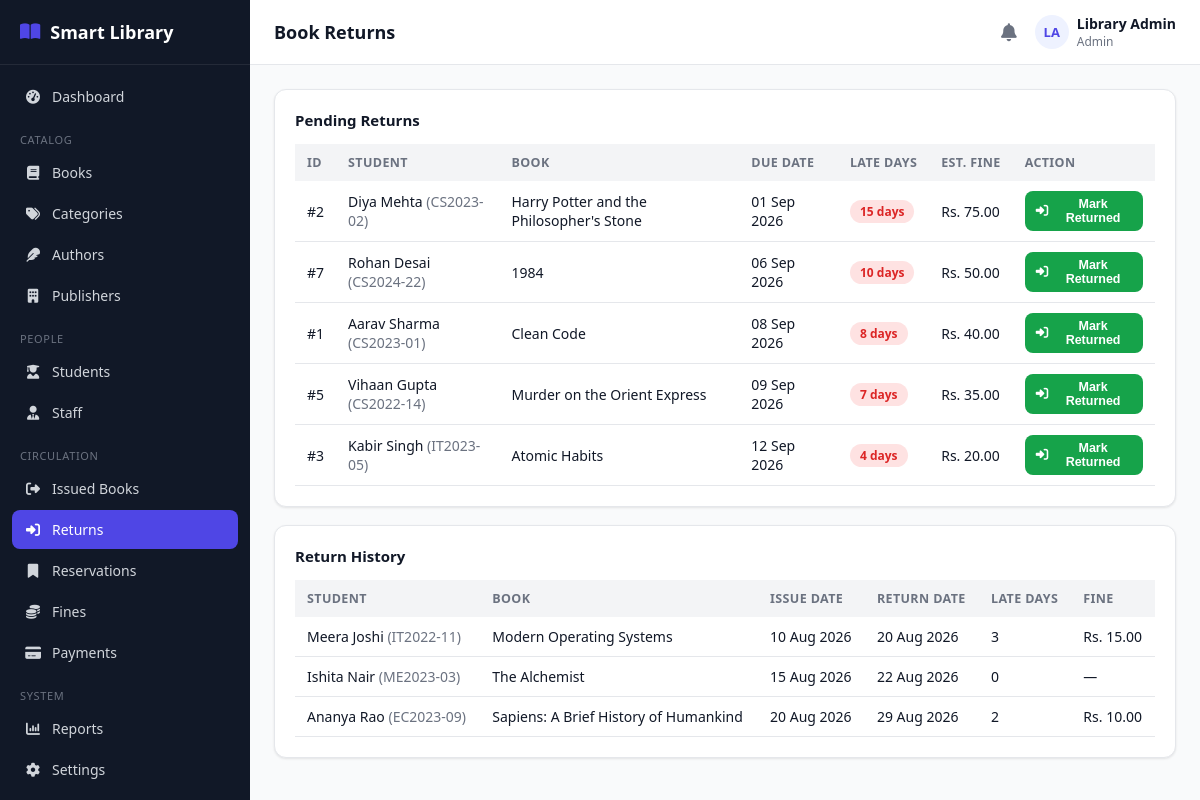
The app's page /admin/returns.php (signed in) with its own data.
### tables this page shows
CREATE TABLE book_issues (
    id INT AUTO_INCREMENT PRIMARY KEY,
    student_id INT NOT NULL,
    book_id INT NOT NULL,
    issued_by INT DEFAULT NULL,           
    issue_date DATE NOT NULL,
    due_date DATE NOT NULL,
    return_date DATE DEFAULT NULL,
    status ENUM('issued','returned','overdue','lost') NOT NULL DEFAULT 'issued',
    created_at TIMESTAMP DEFAULT CURRENT_TIMESTAMP,
    FOREIGN KEY (student_id) REFERENCES students(id) ON DELETE CASCADE,
    FOREIGN KEY (book_id) REFERENCES books(id) ON DELETE CASCADE,
    FOREIGN KEY (issued_by) REFERENCES users(id) ON DELETE SET NULL
);

CREATE TABLE users (
    id INT AUTO_INCREMENT PRIMARY KEY,
    name VARCHAR(120) NOT NULL,
    email VARCHAR(150) NOT NULL UNIQUE,
    password VARCHAR(255) NOT NULL,
    role ENUM('admin','librarian','student') NOT NULL,
    phone VARCHAR(20) DEFAULT NULL,
    photo VARCHAR(255) DEFAULT NULL,
    status ENUM('active','inactive') NOT NULL DEFAULT 'active',
    reset_token VARCHAR(255) DEFAULT NULL,
    reset_expires DATETIME DEFAULT NULL,
    created_at TIMESTAMP DEFAULT CURRENT_TIMESTAMP,
    updated_at TIMESTAMP DEFAULT CURRENT_TIMESTAMP ON UPDATE CURRENT_TIMESTAMP
);

CREATE TABLE students (
    id INT AUTO_INCREMENT PRIMARY KEY,
    user_id INT NOT NULL,
    roll_number VARCHAR(40) NOT NULL UNIQUE,
    course VARCHAR(100) DEFAULT NULL,
    department VARCHAR(100) DEFAULT NULL,
    year VARCHAR(20) DEFAULT NULL,
    division VARCHAR(20) DEFAULT NULL,
    address VARCHAR(255) DEFAULT NULL,
    registration_date DATE NOT NULL,
    max_books INT NOT NULL DEFAULT 3,
    created_at TIMESTAMP DEFAULT CURRENT_TIMESTAMP,
    updated_at TIMESTAMP DEFAULT CURRENT_TIMESTAMP ON UPDATE CURRENT_TIMESTAMP,
    FOREIGN KEY (user_id) REFERENCES users(id) ON DELETE CASCADE
);

CREATE TABLE books (
    id INT AUTO_INCREMENT PRIMARY KEY,
    isbn VARCHAR(30) NOT NULL UNIQUE,
    title VARCHAR(200) NOT NULL,
    author_id INT DEFAULT NULL,
    category_id INT DEFAULT NULL,
    publisher_id INT DEFAULT NULL,
    publication_year YEAR DEFAULT NULL,
    edition VARCHAR(30) DEFAULT NULL,
    language VARCHAR(40) DEFAULT 'English',
    pages INT DEFAULT NULL,
    price DECIMAL(10,2) DEFAULT 0.00,
    shelf_number VARCHAR(30) DEFAULT NULL,
    total_copies INT NOT NULL DEFAULT 1,
    available_copies INT NOT NULL DEFAULT 1,
    description TEXT DEFAULT NULL,
    image VARCHAR(255) DEFAULT NULL,
    status ENUM('active','inactive') NOT NULL DEFAULT 'active',
    created_at TIMESTAMP DEFAULT CURRENT_TIMESTAMP,
    updated_at TIMESTAMP DEFAULT CURRENT_TIMESTAMP ON UPDATE CURRENT_TIMESTAMP,
    FOREIGN KEY (author_id) REFERENCES authors(id) ON DELETE SET NULL,
    FOREIGN KEY (category_id) REFERENCES categories(id) ON DELETE SET NULL,
    FOREIGN KEY (publisher_id) REFERENCES publishers(id) ON DELETE SET NULL,
    INDEX idx_title (title),
    INDEX idx_isbn (isbn)
);

CREATE TABLE book_returns (
    id INT AUTO_INCREMENT PRIMARY KEY,
    issue_id INT NOT NULL,
    return_date DATE NOT NULL,
    late_days INT NOT NULL DEFAULT 0,
    fine_amount DECIMAL(10,2) NOT NULL DEFAULT 0.00,
    received_by INT DEFAULT NULL,
    remarks VARCHAR(255) DEFAULT NULL,
    created_at TIMESTAMP DEFAULT CURRENT_TIMESTAMP,
    FOREIGN KEY (issue_id) REFERENCES book_issues(id) ON DELETE CASCADE,
    FOREIGN KEY (received_by) REFERENCES users(id) ON DELETE SET NULL
);

### includes/functions.php (called while the page is built, shortened)
<?php
function e($value) {
    return htmlspecialchars($value ?? '', ENT_QUOTES, 'UTF-8');
}
function getSettings($pdo) {
    static $settings = null;
    if ($settings === null) {
        $stmt = $pdo->query("SELECT * FROM library_settings LIMIT 1");
        $settings = $stmt->fetch() ?: [
            'borrow_period_days' => 7, 'fine_per_day' => 5, 'max_fine' => 200,
            'grace_period_days' => 0, 'max_books_per_student' => 3, 'reservation_valid_days' => 3,
            'library_name' => 'Smart Library',
        ];
    }
    return $settings;
}
function calculateFine($lateDays, $settings) {
    $grace = (int)($settings['grace_period_days'] ?? 0);
    $billableDays = max(0, $lateDays - $grace);
    $fine = $billableDays * (float)$settings['fine_per_day'];
    $max = (float)$settings['max_fine'];
    return $max > 0 ? min($fine, $max) : $fine;
}
function fmtDate($date) {
    return date('d M Y', strtotime($date));
}

### admin/returns.php (the view, shortened to what this page needs)
<?php
require_once __DIR__ . '/../config/database.php';
require_once __DIR__ . '/../includes/functions.php';
require_once __DIR__ . '/../includes/auth-check.php';
$settings = getSettings($pdo);
$activeIssues = $pdo->query("
    SELECT bi.*, b.title, s.roll_number, u.name student_name, DATEDIFF(CURDATE(), bi.due_date) late_days
    FROM book_issues bi
    JOIN books b ON b.id=bi.book_id
    JOIN students s ON s.id=bi.student_id
    JOIN users u ON u.id=s.user_id
    WHERE bi.status IN ('issued','overdue')
    ORDER BY bi.due_date ASC")->fetchAll();
$history = $pdo->query("
    SELECT br.*, bi.issue_date, bi.due_date, b.title, u.name student_name, s.roll_number
    FROM book_returns br
    JOIN book_issues bi ON bi.id = br.issue_id
    JOIN books b ON b.id = bi.book_id
    JOIN students s ON s.id = bi.student_id
    JOIN users u ON u.id = s.user_id
    ORDER BY br.id DESC LIMIT 50")->fetchAll();
include __DIR__ . '/../includes/header.php';
?>
<div class="card" style="margin-bottom:18px;">
    <h3>Pending Returns</h3>
    <?php if (!$activeIssues): ?>
        <div class="empty-state"><i class="fa-solid fa-circle-check"></i>Nothing currently outstanding.</div>
    <?php else: ?>
    <div class="table-wrap">
        <table class="data-table">
            <thead><tr><th>ID</th><th>Student</th><th>Book</th><th>Due Date</th><th>Late Days</th><th>Est. Fine</th><th>Action</th></tr></thead>
            <tbody>
            <?php foreach ($activeIssues as $r): $late = max(0,(int)$r['late_days']); $estFine = calculateFine($late, $settings); ?>
                <tr>
                    <td>#<?= $r['id'] ?></td>
                    <td><?= e($r['student_name']) ?> <span class="text-muted">(<?= e($r['roll_number']) ?>)</span></td>
                    <td><?= e($r['title']) ?></td>
                    <td><?= fmtDate($r['due_date']) ?></td>
                    <td><?= $late > 0 ? '<span class="badge badge-red">'.$late.' days</span>' : '<span class="badge badge-green">On time</span>' ?></td>
                    <td><?= $estFine > 0 ? 'Rs. '.number_format($estFine,2) : '—' ?></td>
                    <td>
                        <form method="POST" data-confirm="Mark this book as returned?">
                            <button class="btn btn-sm btn-success" type="submit"><i class="fa-solid fa-right-to-bracket"></i> Mark Returned</button>
                        </form>
                    </td>
                </tr>
            <?php endforeach; ?>
            </tbody>
        </table>
    </div>
    <?php endif; ?>
</div>
<div class="card">
    <h3>Return History</h3>
    <?php if (!$history): ?>
        <div class="empty-state"><i class="fa-solid fa-clock-rotate-left"></i>No returns recorded yet.</div>
    <?php else: ?>
    <div class="table-wrap">
        <table class="data-table">
            <thead><tr><th>Student</th><th>Book</th><th>Issue Date</th><th>Return Date</th><th>Late Days</th><th>Fine</th></tr></thead>
            <tbody>
            <?php foreach ($history as $r): ?>
                <tr>
                    <td><?= e($r['student_name']) ?> <span class="text-muted">(<?= e($r['roll_number']) ?>)</span></td>
                    <td><?= e($r['title']) ?></td>
                    <td><?= fmtDate($r['issue_date']) ?></td>
                    <td><?= fmtDate($r['return_date']) ?></td>
                    <td><?= (int)$r['late_days'] ?></td>
                    <td><?= $r['fine_amount'] > 0 ? 'Rs. '.number_format($r['fine_amount'],2) : '—' ?></td>
                </tr>
            <?php endforeach; ?>
            </tbody>
        </table>
    </div>
    <?php endif; ?>
</div>
<?php include __DIR__ . '/../includes/footer.php'; ?>

### assets/css/style.css (style rules this page uses)
:root { --primary: #4f46e5; --primary-dark: #4338ca; --primary-light: #eef2ff; --success: #16a34a; --success-light: #dcfce7; --warning: #ca8a04; --warning-light: #fef9c3; --danger: #dc2626; --danger-light: #fee2e2; --gray: #6b7280; --gray-light: #f3f4f6; --border: #e5e7eb; --text: #111827; --text-muted: #6b7280; --bg: #f9fafb; --white: #ffffff; --sidebar-w: 250px; --radius: 12px; --shadow: 0 1px 3px rgba(0,0,0,0.06), 0 1px 2px rgba(0,0,0,0.04); }
* { box-sizing: border-box; }
body { margin: 0; font-family: 'Segoe UI', system-ui, -apple-system, Roboto, sans-serif; background: var(--bg); color: var(--text); font-size: 15px; }
.card { background: var(--white); border: 1px solid var(--border); border-radius: var(--radius); box-shadow: var(--shadow); padding: 20px; }
.card h3 { margin: 0 0 14px; font-size: 15px; font-weight: 700; }
.btn { display: inline-flex; align-items: center; gap: 6px; padding: 9px 16px; border-radius: 8px; border: 1px solid transparent; font-size: 14px; font-weight: 600; cursor: pointer; text-decoration: none; }
.btn-success { background: var(--success); color: #fff; }
.btn-sm { padding: 5px 10px; font-size: 12.5px; }
.table-wrap { overflow-x: auto; }
table.data-table { width: 100%; border-collapse: collapse; font-size: 14px; }
.data-table th { text-align: left; padding: 10px 12px; background: var(--gray-light); font-weight: 700; font-size: 12.5px; text-transform: uppercase; letter-spacing: 0.03em; color: var(--text-muted); white-space: nowrap; }
.data-table td { padding: 10px 12px; border-bottom: 1px solid var(--border); vertical-align: middle; }
.badge { padding: 3px 10px; border-radius: 999px; font-size: 12px; font-weight: 700; display: inline-block; }
.badge-red { background: var(--danger-light); color: var(--danger); }
.text-muted { color: var(--text-muted); }

### records on screen
book_issues: id "2", users.name "Diya Mehta", student.roll_number "CS2023-02", book.title "Harry Potter and the Philosopher's Stone", due_date "01 Sep 2026", late "15", estFine "75.00"
book_issues: id "7", users.name "Rohan Desai", student.roll_number "CS2024-22", book.title "1984", due_date "06 Sep 2026", late "10", estFine "50.00"
book_issues: id "1", users.name "Aarav Sharma", student.roll_number "CS2023-01", book.title "Clean Code", due_date "08 Sep 2026", late "8", estFine "40.00"
book_issues: id "5", users.name "Vihaan Gupta", student.roll_number "CS2022-14", book.title "Murder on the Orient Express", due_date "09 Sep 2026", late "7", estFine "35.00"
book_issues: id "3", users.name "Kabir Singh", student.roll_number "IT2023-05", book.title "Atomic Habits", due_date "12 Sep 2026", late "4", estFine "20.00"
book_returns: users.name "Meera Joshi", students.roll_number "IT2022-11", books.title "Modern Operating Systems", issue.issue_date "10 Aug 2026", return_date "20 Aug 2026", late_days "3", fine_amount "15.00"
book_returns: users.name "Ishita Nair", students.roll_number "ME2023-03", books.title "The Alchemist", issue.issue_date "15 Aug 2026", return_date "22 Aug 2026", late_days "0"
book_returns: users.name "Ananya Rao", students.roll_number "EC2023-09", books.title "Sapiens: A Brief History of Humankind", issue.issue_date "20 Aug 2026", return_date "29 Aug 2026", late_days "2", fine_amount "10.00"

### other values on screen
$label "Dashboard"
$item['_section'] "CATALOG"
$label "Books"
$label "Categories"
$label "Authors"
$label "Publishers"
$item['_section'] "PEOPLE"
$label "Students"
$label "Staff"
$item['_section'] "CIRCULATION"
$label "Issued Books"
$label "Returns"
$label "Reservations"
$label "Fines"
$label "Payments"
